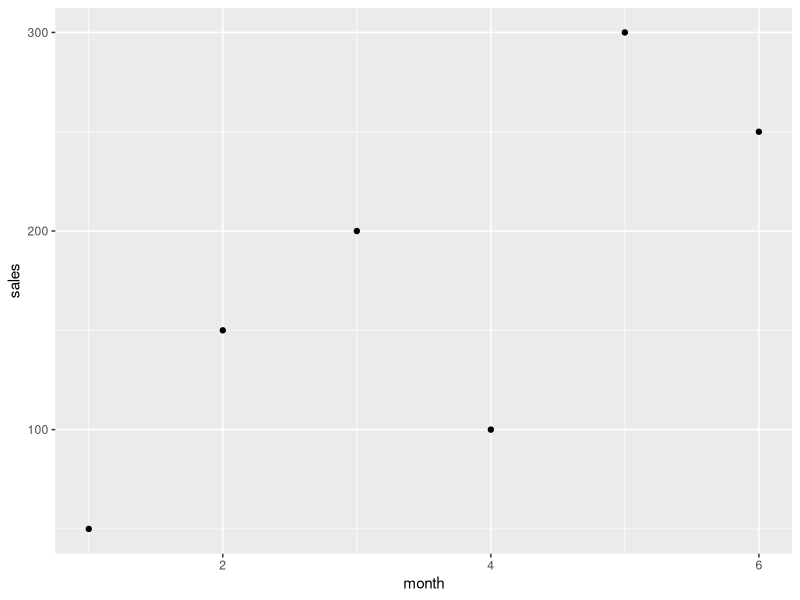
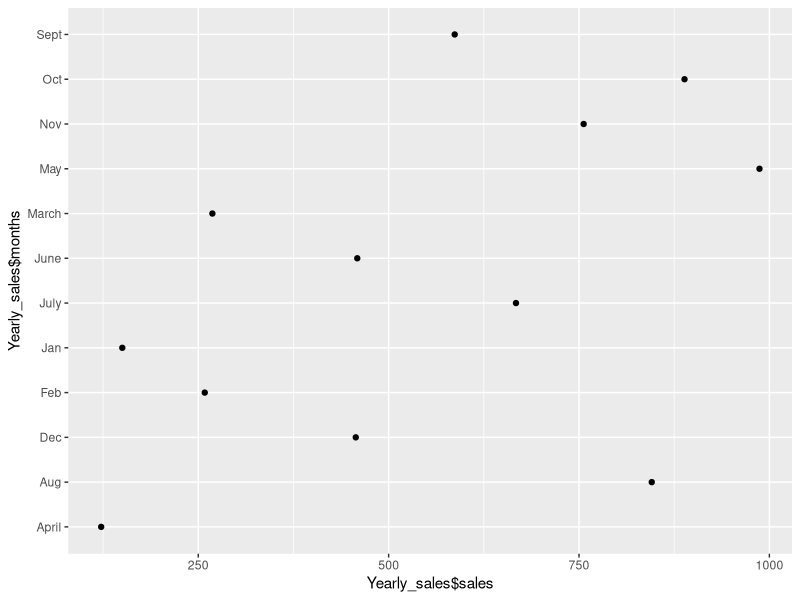

Write R code to recreate these figures, in order.

# Name: Prince Agyabeng
# Module 1: Assignment 2

#==Question 1
student_num <- c(1:75)
student_num

#==Question 2
library(tidyverse)
sales <- c(50, 150, 200, 100, 300, 250)
month <- c(1, 2, 3, 4, 5, 6)

###Creating scatterplot
qplot(month, sales)

#What month had the largest sales? What was the amount? 5th month and 300


#==Question 3
months <- c("Jan", "Feb", "March", "April", "May", "June", "July", "Aug", "Sept", "Oct", "Nov", "Dec")

#What type of vector is this (hint: use typeof() or look in environment pane)? Character

days<- c("Mon.", "Tues.", "Wed.", "Thur.", "Fri.", "Sat.", 7)

#How is the number 7 treated in the vector (as a double or character)? Character
#Why? Because the vector has only characters and 7 as an exception. Thus R read 7 as part of the vector

Days <- c(1:7)

#Do Days and days contain the same values? No
#If they are different, what data type is Days and days? Days is integer and days is character values

#==Question 4
Yearly_sales <- data.frame(months = c("Jan", "Feb", "March", "April", "May", "June", "July", "Aug", "Sept", "Oct", "Nov", "Dec"), sales = c(150.25, 258.54, 268.55, 122.52, 987, 458.82, 667.23, 845.54, 586.78, 888.58, 756.12, 456.84))

#Open data frame from the environment pane.
#Which month had the most sales? The month of May
#Which month had the least sales? The month of April

##Creating qplot
qplot(Yearly_sales$sales, Yearly_sales$months)
